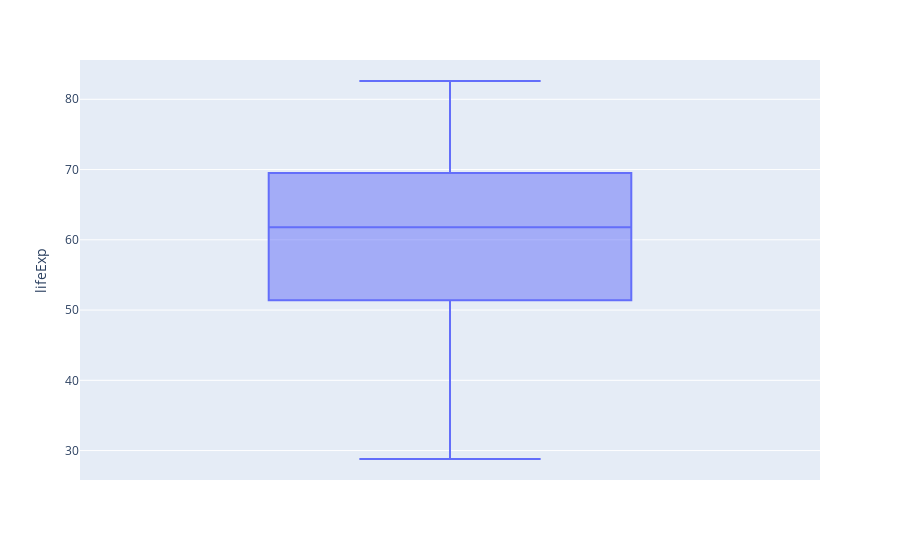

This figure's notebook cell:
### Code cell
fig=px.box(Asian, y='lifeExp')
fig.show()

### Figure 1 — Plotly figure (JSON) as saved in the notebook; plotly's stock layout.template omitted (floating-point values rounded to 4 significant figures; data arrays with more than 128 entries replaced by an {"elided": "..."} marker saying what was removed)
{"data": [{"alignmentgroup": "True", "hovertemplate": "lifeExp=%{y}<extra></extra>", "legendgroup": "", "marker": {"color": "#636efa"}, "name": "", "notched": false, "offsetgroup": "", "orientation": "v", "showlegend": false, "type": "box", "x0": " ", "xaxis": "x", "y": {"elided": "396 float values"}, "y0": " ", "yaxis": "y"}], "layout": {"boxmode": "group", "legend": {"tracegroupgap": 0}, "margin": {"t": 60}, "xaxis": {"anchor": "y", "domain": [0, 1]}, "yaxis": {"anchor": "x", "domain": [0, 1], "title": {"text": "lifeExp"}}}}
